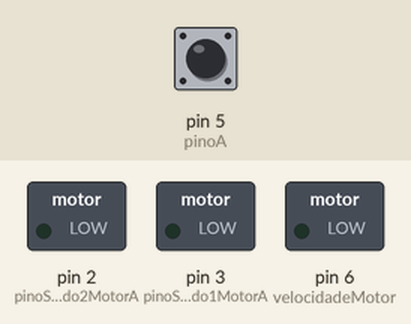
Recording of a sketch running on a simulated Arduino Uno, built with avr-gcc and run on an emulated ATmega328P. On the bench: switched loads named in the sketch (green lamp = pin HIGH). The inputs (shaded band) are chosen by the test bench; at power-on: pin 5 (pinoA) HIGH.

Above: at 1.2 s.
1.3 s: pin 5 (pinoA) pulled LOW for 0.15 s
At 2.5 s:
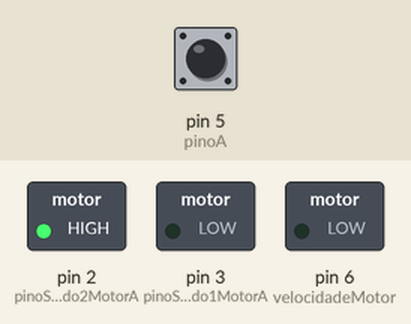
2.9 s: pin 5 (pinoA) pulled LOW for 1 s
At 3.8 s:
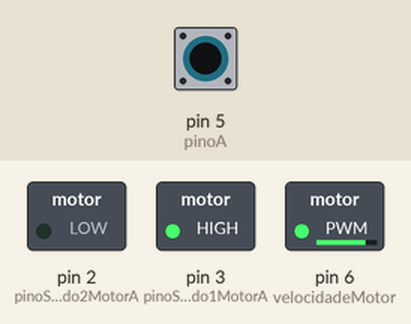
5.4 s: pin 5 (pinoA) pulled LOW for 0.15 s
At 5.7 s:
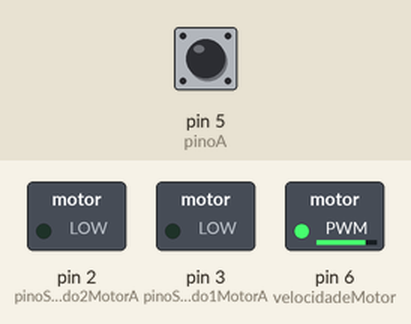
7.0 s: pin 5 (pinoA) pulled LOW for 3.2 s
At 8.1 s:
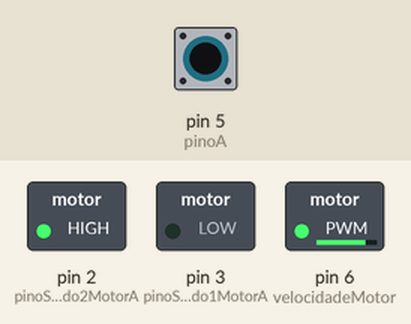
Timing chart, 0 to 10.0 s (numbered marks = the images above; inputs shaded):
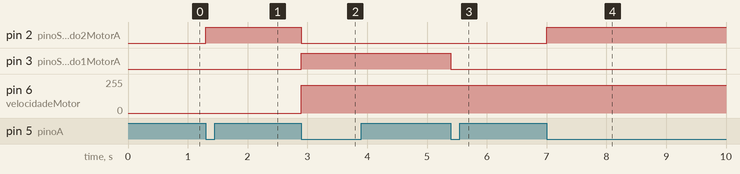

The sketch:

testePonteHcomBotao.ino
```cpp
#define pinoA 5 // definindo o pino do push button

// definindo os pinos responsaveis pelo sentido do motor
#define pinoSentido1MotorA 3
#define pinoSentido2MotorA 2
#define velocidadeMotor 6

int velocidade = 0;

byte estadoA = 0; // variavel auxiliar para ajudar a controlar o estado inicial do botao

//variaveis abaixo para controlar o estado do botão (acionado ou não)
bool estadoBotaoA = true;
bool estadoAntBotaoA = true;
unsigned long delayBotaoA;


void setup() {

  pinMode(pinoA, INPUT_PULLUP); // declaro o tipo de pino o do motor

  //definindo o tipo de pino dos sentidos (que controlam a ponte H)
  pinMode(pinoSentido1MotorA,OUTPUT);
  pinMode(pinoSentido2MotorA,OUTPUT);
  analogWrite(velocidadeMotor, velocidade);
}

void loop() {

  // fazendo a verificação do que esta sendo lido no botao especificado
  estadoBotaoA = digitalRead(pinoA);


  //verificando se houve mudança no estado do botão (se apertou ou não)
  if(!estadoBotaoA && estadoAntBotaoA){
    if((millis() - delayBotaoA) > 20){
      estadoA++;

    if(estadoA > 2){
      estadoA = 0;
        }
        delayBotaoA = millis();
    }
  }
    else if(estadoBotaoA != estadoAntBotaoA){
    delayBotaoA = millis();
  }

  estadoAntBotaoA = estadoBotaoA; //passando o ultimo estado do botao para variavel

   //configuração da ponte H abaixo
   if(estadoA == 0){
    digitalWrite(pinoSentido1MotorA, LOW);
    digitalWrite(pinoSentido2MotorA, LOW);

    digitalWrite(11, LOW);

   }
   else{

        if(estadoA == 1){
          digitalWrite(pinoSentido1MotorA, LOW);
          digitalWrite(pinoSentido2MotorA, HIGH);
        }
        else{ // ou seja se o estado for == 2
          velocidade = 2000;
          analogWrite(velocidadeMotor, velocidade);
          digitalWrite(pinoSentido1MotorA, HIGH);
          digitalWrite(pinoSentido2MotorA, LOW);
        }
   }
}
```

Measured:
- after the input at 1.3 s, pin 2 (pinoSentido2MotorA): LOW → HIGH at once
- after the input at 2.9 s, pin 2 (pinoSentido2MotorA): HIGH → LOW at once; pin 3 (pinoSentido1MotorA): LOW → HIGH at once; pin 6 (velocidadeMotor): 0/255 → 208/255 at once
- after the input at 5.4 s, pin 3 (pinoSentido1MotorA): HIGH → LOW at once
- after the input at 7.0 s, pin 2 (pinoSentido2MotorA): LOW → HIGH at once
